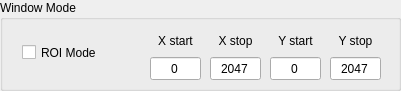
  <widget class="QGroupBox" name="groupBox_5">
   <property name="geometry">
    <rect>
     <x>10</x>
     <y>390</y>
     <width>401</width>
     <height>91</height>
    </rect>
   </property>
   <property name="title">
    <string>Window Mode</string>
   </property>
   <widget class="QCheckBox" name="chk_ROI_mode">
    <property name="geometry">
     <rect>
      <x>22</x>
      <y>42</y>
      <width>101</width>
      <height>21</height>
     </rect>
    </property>
    <property name="text">
     <string>ROI Mode</string>
    </property>
   </widget>
   <widget class="QLabel" name="label_10">
    <property name="geometry">
     <rect>
      <x>330</x>
      <y>30</y>
      <width>51</width>
      <height>21</height>
     </rect>
    </property>
    <property name="layoutDirection">
     <enum>Qt::LeftToRight</enum>
    </property>
    <property name="text">
     <string>Y stop</string>
    </property>
    <property name="alignment">
     <set>Qt::AlignCenter</set>
    </property>
   </widget>
   <widget class="QLineEdit" name="e_x_stop">
    <property name="geometry">
     <rect>
      <x>210</x>
      <y>57</y>
      <width>51</width>
      <height>23</height>
     </rect>
    </property>
    <property name="text">
     <string>2047</string>
    </property>
    <property name="alignment">
     <set>Qt::AlignCenter</set>
    </property>
   </widget>
   <widget class="QLabel" name="label_11">
    <property name="geometry">
     <rect>
      <x>270</x>
      <y>30</y>
      <width>51</width>
      <height>21</height>
     </rect>
    </property>
    <property name="layoutDirection">
     <enum>Qt::LeftToRight</enum>
    </property>
    <property name="text">
     <string>Y start</string>
    </property>
    <property name="alignment">
     <set>Qt::AlignCenter</set>
    </property>
   </widget>
   <widget class="QLabel" name="label_12">
    <property name="geometry">
     <rect>
      <x>210</x>
      <y>30</y>
      <width>51</width>
      <height>21</height>
     </rect>
    </property>
    <property name="layoutDirection">
     <enum>Qt::LeftToRight</enum>
    </property>
    <property name="text">
     <string>X stop</string>
    </property>
    <property name="alignment">
     <set>Qt::AlignCenter</set>
    </property>
   </widget>
   <widget class="QLabel" name="label_14">
    <property name="geometry">
     <rect>
      <x>150</x>
      <y>30</y>
      <width>51</width>
      <height>21</height>
     </rect>
    </property>
    <property name="layoutDirection">
     <enum>Qt::LeftToRight</enum>
    </property>
    <property name="text">
     <string>X start</string>
    </property>
    <property name="alignment">
     <set>Qt::AlignCenter</set>
    </property>
   </widget>
   <widget class="QLineEdit" name="e_y_stop">
    <property name="geometry">
     <rect>
      <x>330</x>
      <y>57</y>
      <width>51</width>
      <height>23</height>
     </rect>
    </property>
    <property name="text">
     <string>2047</string>
    </property>
    <property name="alignment">
     <set>Qt::AlignCenter</set>
    </property>
   </widget>
   <widget class="QLineEdit" name="e_y_start">
    <property name="geometry">
     <rect>
      <x>270</x>
      <y>57</y>
      <width>51</width>
      <height>23</height>
     </rect>
    </property>
    <property name="text">
     <string>0</string>
    </property>
    <property name="alignment">
     <set>Qt::AlignCenter</set>
    </property>
   </widget>
   <widget class="QLineEdit" name="e_x_start">
    <property name="geometry">
     <rect>
      <x>150</x>
      <y>57</y>
      <width>51</width>
      <height>23</height>
     </rect>
    </property>
    <property name="text">
     <string>0</string>
    </property>
    <property name="alignment">
     <set>Qt::AlignCenter</set>
    </property>
   </widget>
  </widget>
